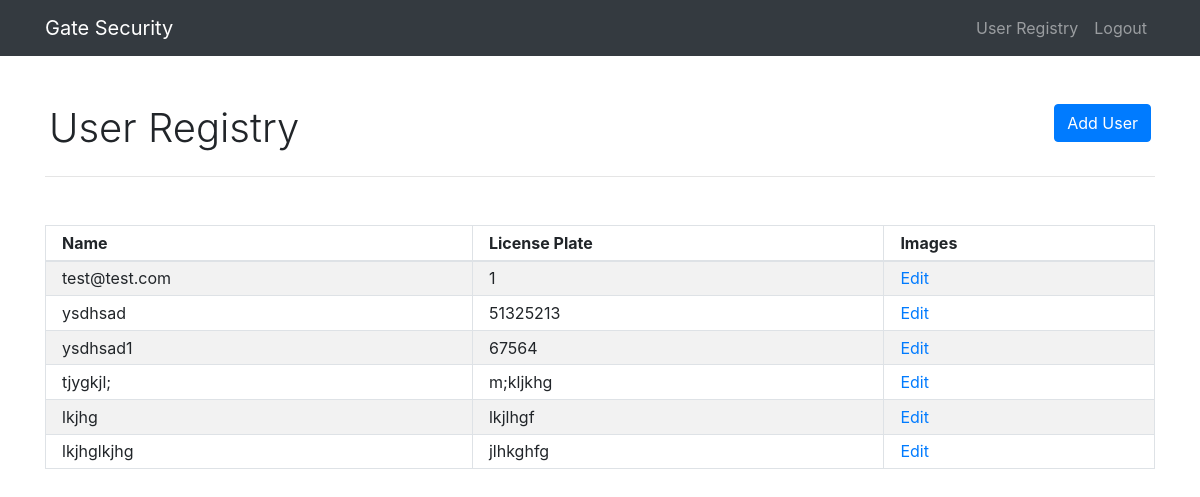
Before: /user (signed in) with the older database file.
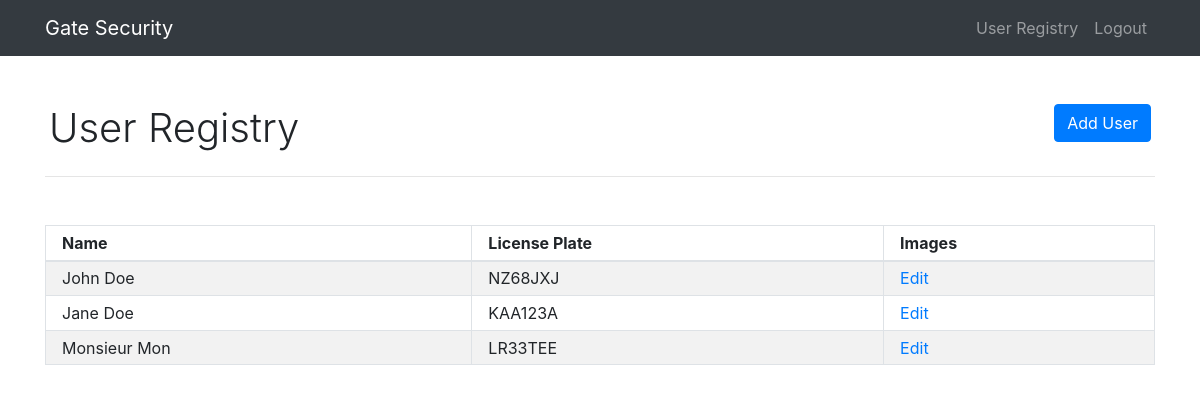
After: the same page with the newer database file.
### security/models/User.py (models this page shows)
class User(db.Model):
    id = db.Column(db.Integer, primary_key=True)
    name = db.Column(db.String(120), unique=True, nullable=False)
    images = db.relationship(Image, backref='user', lazy=True)
    license_plate = db.Column(db.String(120), unique=True, nullable=False)
    date_created = db.Column(db.DateTime, nullable=False, default=datetime.utcnow)

### security/routes/routes.py (the view)
@app.route("/user", methods=['GET', 'POST'])
@login_required
def user():
    return UserController.create()

### security/controllers/UserController.py (called while the page is built)
def create():
    form = Create.Form()
    users = User.query.all()
    if form.validate_on_submit():
        user = User(name=form.name.data, license_plate=form.license_plate.data)
        db.session.add(user)
        db.session.commit()
        flash('User has been created', 'success')
        return redirect(url_for('user'))
    return render_template('user.html', title='Register', form=form, users=users)

### security/models/Admin.py (called while the page is built)
@login_manager.user_loader
def load_user(user_id):
    return Admin.query.get(int(user_id))

### security/templates/user.html (shortened to what this page needs)
{% extends "layout.html" %}
{% block content %}
	<div class="container my-5">
		<div class="row mx-1">
			<h1 class="font-weight-light text-center text-lg-left mr-auto">User Registry</h1>
			<div>
				<button type="button" class="btn btn-primary" data-toggle="modal" data-target="#exampleModal">Add User</button>
			</div>
		</div>
		<hr>
		<div class=" my-5">
			<table id="users" class="table table-striped table-bordered table-sm ">
				<thead>
					<tr class="">
						<th class="th-sm px-3">Name</th>
						<th class="th-sm px-3">License Plate</th>
						<th class="th-sm px-3">Images</th>
					</tr>
				</thead>
				<tbody>
					{% for user in users %}
						<tr>
							<td class="px-3">{{ user.name }}</td>
							<td class="px-3">{{ user.license_plate }}</td>
							<td class="px-3"><a href="{{ url_for('image',user_id=user.id) }}">Edit</a></td>
						</tr>
					{% endfor %}
				</tbody>
			</table>
		</div>
	</div>
{% endblock content %}

### security/templates/layout.html (shortened to what this page needs)
<!doctype html>
<html lang="en">
	<head>
		<link rel="stylesheet" href="https://use.fontawesome.com/releases/v5.8.2/css/all.css">
		<link href="https://cdnjs.cloudflare.com/ajax/libs/twitter-bootstrap/4.3.1/css/bootstrap.min.css" rel="stylesheet">
	</head>
	<body>
		<nav class="navbar navbar-expand-lg navbar-dark bg-dark">
			<div class="container">
				<div class="collapse navbar-collapse" id="navbarTogglerDemo01">
					<a class="navbar-brand mr-auto" href="/">Gate Security</a>
					<ul class="navbar-nav  mt-2 mt-lg-0">
						{% if current_user.is_authenticated %}
							<a class="nav-item nav-link" href="{{ url_for('user') }}">User Registry</a>
							<a class="nav-item nav-link" href="{{ url_for('logout') }}">Logout</a>
						{% else %}
							<a class="nav-item nav-link" href="{{ url_for('login') }}">Login</a>
							<a class="nav-item nav-link" href="{{ url_for('register') }}">Register</a>
						{% endif %}
					</ul>
				</div>
			</div>
		</nav>
		{% block content %}{% endblock %}
	</body>
</html>

Changed rows visible on the page:
removed User: name "test@test.com", license_plate "1"
removed User: name "ysdhsad", license_plate "51325213"
removed User: name "ysdhsad1", license_plate "67564"
removed User: name "tjygkjl;", license_plate "m;kljkhg"
removed User: name "lkjhg", license_plate "lkjlhgf"
removed User: name "lkjhglkjhg", license_plate "jlhkghfg"
added User: name "John Doe", license_plate "NZ68JXJ"
added User: name "Jane Doe", license_plate "KAA123A"
added User: name "Monsieur Mon", license_plate "LR33TEE"
